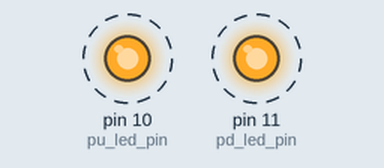
The sketch below on a simulated Arduino Uno, built with avr-gcc and run on an emulated ATmega328P. On the bench: output pins drawn as LEDs (lit = HIGH). Dashed ring = blinking.

Above: at 0.5 s.
Timing chart, 0 to 4.6 s (numbered marks = the images above):
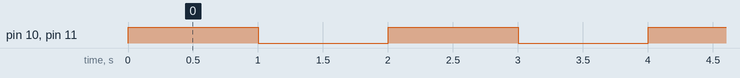

The sketch:

app.ino
```cpp
// LED 풀업/풀다운 연결핀 HIGH 출력 확인
const int pd_led_pin = 11; // 풀다운 연결핀
const int pu_led_pin = 10; // 풀업 연결핀

void setup()
{
    pinMode(pd_led_pin, OUTPUT); // 풀다운 LED 연결핀 출력 설정
    pinMode(pu_led_pin, OUTPUT); // 풀업 LED 연결핀 출력 설정
}
void loop()
{
    digitalWrite(pd_led_pin, HIGH); // 풀다운 LED 연결핀 HIGH 출력
    digitalWrite(pu_led_pin, HIGH); // 풀업 LED 연결핀 HIGH 출력
    delay(1000);

    digitalWrite(pd_led_pin, LOW); // 풀다운 LED 연결핀 LOW 출력
    digitalWrite(pu_led_pin, LOW); // 풀업 LED 연결핀 LOW 출력
    delay(1000);
}
```

Measured:
- by itself, pin 10 (pu_led_pin), pin 11 (pd_led_pin): alternates HIGH for 1.0 s and LOW for 1.0 s
